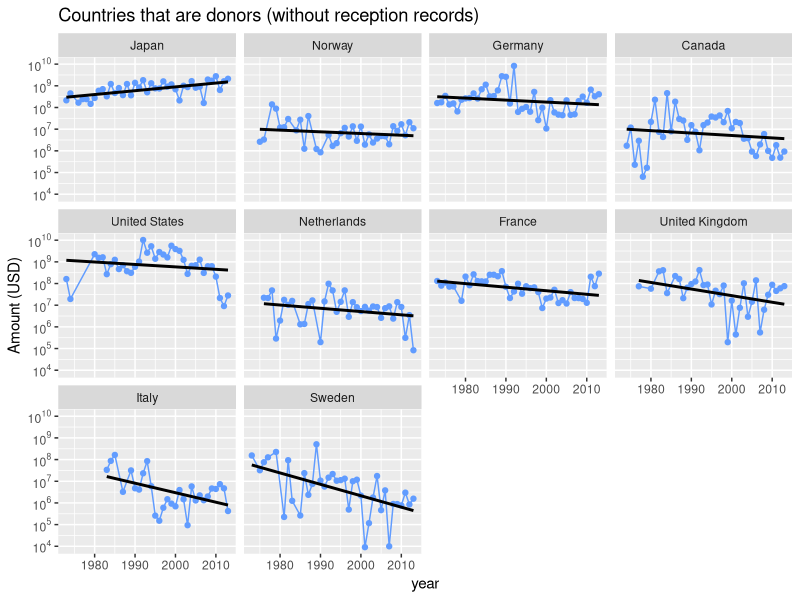
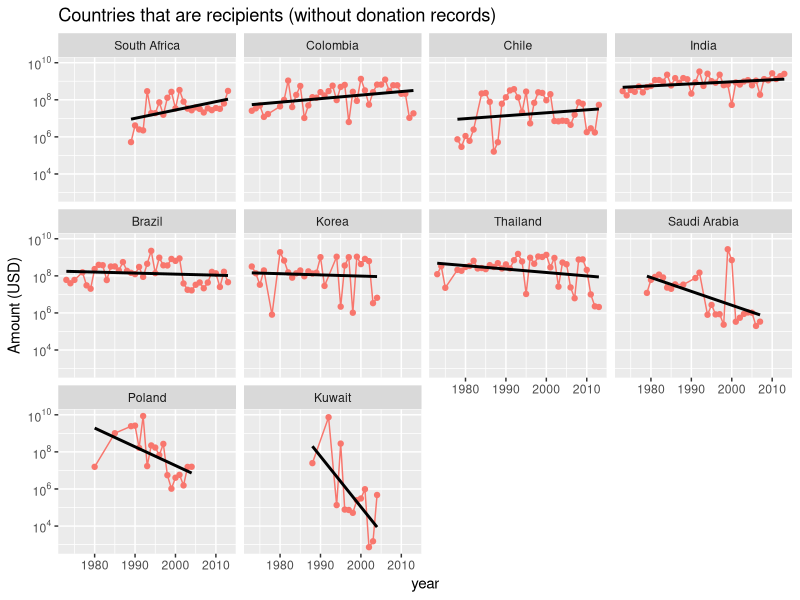

Recreate these plots in R, in order.
## ---- chunk 1
library(dplyr)
library(tidyr)
library(ggplot2)
library(scales)
library(gridExtra)
## ---- chunk 2
df <- read.csv("aiddata_reduced.csv")
## ---- chunk 3
# convert to long format
df_long <-
  df %>%
  pivot_longer(
    cols = c("donor", "recipient"),
    names_to = "role",
    values_to = "country"
  )
# sum across records within each year
df_long = 
  df_long%>%
  group_by(country,year,role)%>%
  summarise(
    sum_amount = sum(commitment_amount_usd_constant)
  )
## ---- chunk 4
df_role_each_country <-
  df_long %>%
  group_by(country) %>%
  summarise(
    n_donate = sum(role == "donor"),
    n_receive = sum(role == "recipient")
  ) %>%
  mutate(country_role = case_when(
    (n_donate > 0 & n_receive == 0) ~ "donor_only",
    (n_donate == 0 & n_receive > 0) ~ "recipient_only",
    (n_donate > 0 & n_receive > 0) ~ "donor_and_recipient"
  ))

# attach to the long data
df_long <-
  df_long %>%
  left_join(df_role_each_country %>%
    select(country, country_role), by = "country")
## ---- chunk 5
df_lm_each_country <-
  df_long %>%
  group_by(country) %>%
  do({
    mod <- lm(log10(sum_amount) ~ year, data = .)
    data.frame(
      Intercept = coef(mod)[1],
      Slope = coef(mod)[2]
    )
  })

country_order_by_slope <-
  df_lm_each_country %>%
  arrange(desc(Slope)) %>%
  pull(country)

# attach to the long data
df_long <-
  df_long %>%
  left_join(df_lm_each_country %>%
    select(country, lm_slope = Slope), by = "country")

# factorize the country
df_long <-
  df_long %>%
  mutate(country = factor(country, levels = country_order_by_slope))
## ---- chunk 6
# a) How does the amount donated vs. amount received change over time for each country?
# a-1) donor-only country
COLOR_DONOR <- "#619CFF"
g_donor <-
  df_long %>%
  filter(country_role == "donor_only") %>%
  ggplot(aes(x = year, y = sum_amount)) +
  geom_line(color = COLOR_DONOR) +
  geom_point(color = COLOR_DONOR) +
  geom_smooth(method = "lm", formula = y ~ x, color = "black", se = FALSE) +
  facet_wrap(. ~ country) +
  scale_y_continuous(
    trans = log10_trans(),
    breaks = trans_breaks("log10", function(x) 10^x),
    labels = trans_format("log10", math_format(10^.x))
  ) +
  labs(
    x = "year", y = "Amount (USD)",
    title = "Countries that are donors (without reception records)"
  )
# a-2) reception-only country
COLOR_RECIPIENT <- "#F8766D"
g_recipeint <-
  df_long %>%
  filter(country_role == "recipient_only") %>%
  ggplot(aes(x = year, y = sum_amount)) +
  geom_line(color = COLOR_RECIPIENT) +
  geom_point(color = COLOR_RECIPIENT) +
  geom_smooth(method = "lm", formula = y ~ x, color = "black", se = FALSE) +
  facet_wrap(. ~ country) +
  scale_y_continuous(
    trans = log10_trans(),
    breaks = trans_breaks("log10", function(x) 10^x),
    labels = trans_format("log10", math_format(10^.x))
  ) +
  labs(
    x = "year", y = "Amount (USD)",
    title = "Countries that are recipients (without donation records)"
  )
## ---- chunk 7
# grid.arrange(g_donor, g_recipeint, ncol = 1)
g <- arrangeGrob(g_donor, g_recipeint, ncol = 1, nrow = 2)
ggsave(
  filename = "1-1_raw.pdf", plot = g,
  width = 6.65, height = 7.25, scale = 2
)
